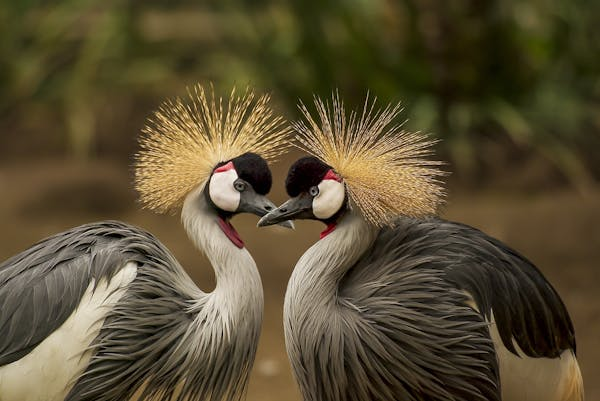
#> input picture assignments/assignment04/immage1.jpeg, 600 x 401 px, found by its file name
$ python lsbremoved.py
#> lines starting #> are read from the running program, lines starting #| are printed output that depends on the picture
import cv2
from PIL import Image
import os
import matplotlib.pyplot as plt
import numpy as np

# Correct file paths based on the directory contents
img1_path = '/kaggle/input/colorimage/immage1.jpeg'  # Corrected typo
img2_path = '/kaggle/input/colorimage/image2.jpeg'

# Function to remove least significant bits (LSBs) from color images
def remove_lsb(image, bits_to_remove=4):
    # Bitwise operation to shift right and left, removing LSBs
    image_modified = np.right_shift(image, bits_to_remove)  # Shift right to remove bits
    image_modified = np.left_shift(image_modified, bits_to_remove)  # Shift left to reset the bits
    return image_modified

# OpenCV part with file check for color image
img1_cv = cv2.imread(img1_path)
#> img1_cv is the input picture: shape (401, 600, 3); mean B, G, R 51.3, 78.2, 89.6
if img1_cv is None:
    print(f"Failed to load {img1_path}. Please check the file path.")
else:
    # Remove LSBs from the color image
    img1_cv_lsb_removed = remove_lsb(img1_cv)
#> in remove_lsb, `image_modified = np.right_shift(image, bits_to_remove)`:
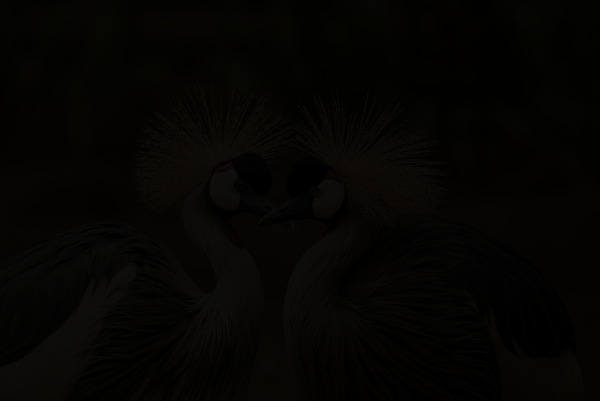
#> image_modified: shape (401, 600, 3); mean B, G, R 2.76, 4.42, 5.13

    # Save and display the modified color image
    cv2.imwrite('/kaggle/working/color_image1_lsb_removed_cv.jpg', img1_cv_lsb_removed)
    print("Color Image 1 with LSB removed (OpenCV) saved successfully.")

    # Display the original and LSB-modified color images
    plt.figure(figsize=(12, 6))
    plt.subplot(1, 2, 1)
    plt.imshow(cv2.cvtColor(img1_cv, cv2.COLOR_BGR2RGB))  # Convert BGR to RGB for display
    plt.title("Original Color Image 1 (OpenCV)")
    plt.axis('off')

    plt.subplot(1, 2, 2)
    plt.imshow(cv2.cvtColor(img1_cv_lsb_removed, cv2.COLOR_BGR2RGB))  # Convert BGR to RGB for display
    plt.title("LSB Removed Color Image 1 (OpenCV)")
    plt.axis('off')
    plt.show()
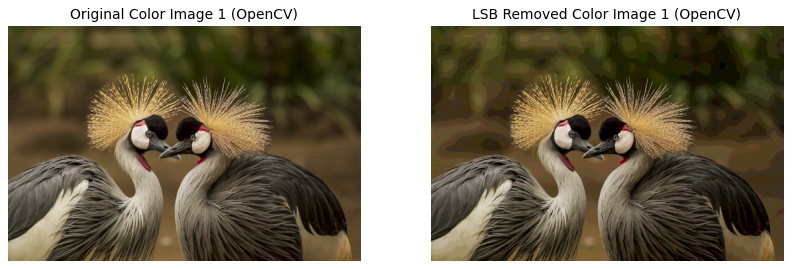
#> figure drawn by matplotlib, 2 panels

# Pillow part with file check for color image
if os.path.exists(img2_path):
    img2_pil = Image.open(img2_path)
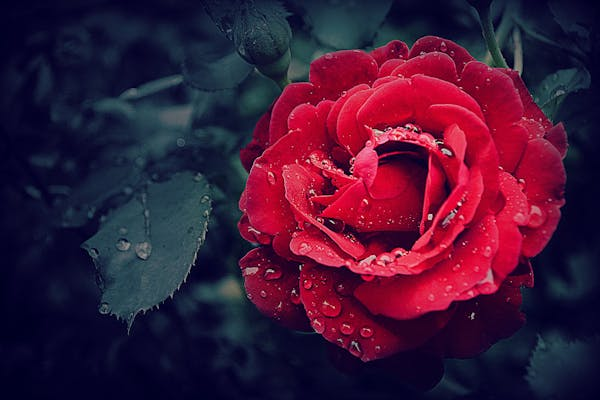
#> input picture assignments/assignment04/image2.jpeg, 600 x 400 px, found by its file name
#> img2_pil is the input picture: PIL image 600x400 RGB; mean R, G, B 63.7, 22.8, 53.6

    # Convert Pillow image to numpy array for manipulation
    img2_pil_np = np.array(img2_pil)

    # Remove LSBs from the color image
    img2_pil_lsb_removed = remove_lsb(img2_pil_np)

    # Save and display the modified color image
    img2_pil_lsb_removed_img = Image.fromarray(img2_pil_lsb_removed)
    img2_pil_lsb_removed_img.save('/kaggle/working/color_image2_lsb_removed_pil.jpg')
    print("Color Image 2 with LSB removed (Pillow) saved successfully.")

    # Display the original and LSB-modified color images
    plt.figure(figsize=(12, 6))
    plt.subplot(1, 2, 1)
    plt.imshow(img2_pil_np)
    plt.title("Original Color Image 2 (Pillow)")
    plt.axis('off')

    plt.subplot(1, 2, 2)
    plt.imshow(img2_pil_lsb_removed)
    plt.title("LSB Removed Color Image 2 (Pillow)")
    plt.axis('off')
    plt.show()
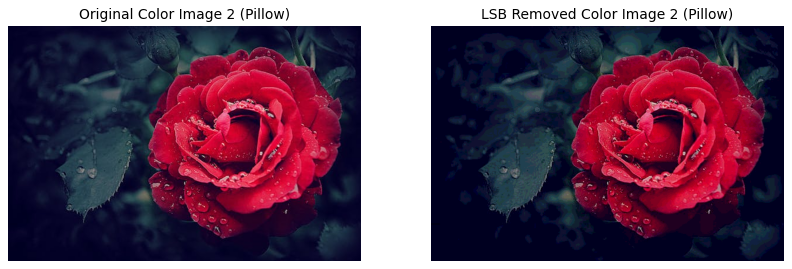
#> figure drawn by matplotlib, 2 panels
else:
    print(f"Failed to load {img2_path}. Please check the file path.")
